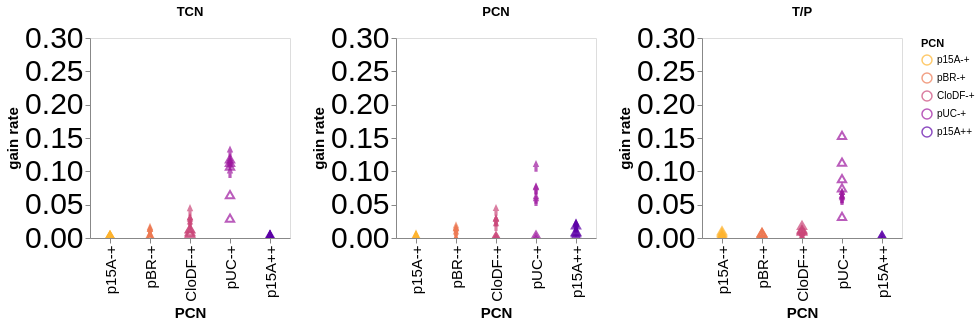

Notebook code for this chart:
### Code cell
TCN_gain = alt.Chart(combined_scatter_gain_DF).mark_point(size=70).encode(
    alt.X("PCN", axis=alt.Axis(labelFontSize=15, titleFontSize=15, grid=False), title='PCN'),
    alt.Y("rate_of_gain_log(transposon copy)", scale=alt.Scale(domain=[0, 0.3]), axis=alt.Axis(labelFontSize=30, titleFontSize=15, grid=False), title='gain rate'),
    color=alt.Color('PCN').scale(scheme=colorScheme,reverse=True),
    shape=alt.Shape('Kan:O', legend=None, scale=alt.Scale(range=['arrow', 'triangle']))
).properties(
    title='TCN',
    width=200,
    height=200
)

PCN_gain = alt.Chart(combined_scatter_gain_DF).mark_point(size=70).encode(
    alt.X("PCN", axis=alt.Axis(labelFontSize=15, titleFontSize=15, grid=False), title='PCN'),
    alt.Y("rate_of_gain_log(plasmid copy)", scale=alt.Scale(domain=[0, 0.3]), axis=alt.Axis(labelFontSize=30, titleFontSize=15, grid=False), title='gain rate'),
    color=alt.Color('PCN').scale(scheme=colorScheme,reverse=True),
    shape=alt.Shape('Kan:O', legend=None, scale=alt.Scale(range=['arrow', 'triangle']))
).properties(
    title='PCN',
    width=200,
    height=200
)

Ratio_gain = alt.Chart(combined_scatter_gain_DF).mark_point(size=70).encode(
    alt.X("PCN", axis=alt.Axis(labelFontSize=15, titleFontSize=15, grid=False), title='PCN'),
    alt.Y("rate_of_gain_log(T/P)", scale=alt.Scale(domain=[0, 0.3]), axis=alt.Axis(labelFontSize=30, titleFontSize=15, grid=False), title='gain rate'),
    color=alt.Color('PCN').scale(scheme=colorScheme,reverse=True),
   shape=alt.Shape('Kan:O', legend=None, scale=alt.Scale(range=['arrow', 'triangle']))
).properties(
    title='T/P',
    width=200,
    height=200
)

Gain_combined_chart = TCN_gain | PCN_gain | Ratio_gain

Gain_combined_chart.interactive()

### Figure 1 — Vega-Lite specification as saved in the notebook (floating-point values rounded to 4 significant figures)
{"config": {"view": {"continuousWidth": 300, "continuousHeight": 300}}, "hconcat": [{"mark": {"type": "point", "size": 70}, "encoding": {"color": {"field": "PCN", "scale": {"scheme": "plasma", "reverse": true}, "sort": ["p15A-+", "pBR-+", "CloDF-+", "pUC-+", "p15A++"], "type": "ordinal"}, "shape": {"field": "Kan", "legend": null, "scale": {"range": ["arrow", "triangle"]}, "type": "ordinal"}, "x": {"axis": {"grid": false, "labelFontSize": 15, "titleFontSize": 15}, "field": "PCN", "sort": ["p15A-+", "pBR-+", "CloDF-+", "pUC-+", "p15A++"], "title": "PCN", "type": "ordinal"}, "y": {"axis": {"grid": false, "labelFontSize": 30, "titleFontSize": 15}, "field": "rate_of_gain_log(transposon copy)", "scale": {"domain": [0, 0.3]}, "title": "gain rate", "type": "quantitative"}}, "height": 200, "name": "view_4", "title": "TCN", "width": 200}, {"mark": {"type": "point", "size": 70}, "encoding": {"color": {"field": "PCN", "scale": {"scheme": "plasma", "reverse": true}, "sort": ["p15A-+", "pBR-+", "CloDF-+", "pUC-+", "p15A++"], "type": "ordinal"}, "shape": {"field": "Kan", "legend": null, "scale": {"range": ["arrow", "triangle"]}, "type": "ordinal"}, "x": {"axis": {"grid": false, "labelFontSize": 15, "titleFontSize": 15}, "field": "PCN", "sort": ["p15A-+", "pBR-+", "CloDF-+", "pUC-+", "p15A++"], "title": "PCN", "type": "ordinal"}, "y": {"axis": {"grid": false, "labelFontSize": 30, "titleFontSize": 15}, "field": "rate_of_gain_log(plasmid copy)", "scale": {"domain": [0, 0.3]}, "title": "gain rate", "type": "quantitative"}}, "height": 200, "name": "view_5", "title": "PCN", "width": 200}, {"mark": {"type": "point", "size": 70}, "encoding": {"color": {"field": "PCN", "scale": {"scheme": "plasma", "reverse": true}, "sort": ["p15A-+", "pBR-+", "CloDF-+", "pUC-+", "p15A++"], "type": "ordinal"}, "shape": {"field": "Kan", "legend": null, "scale": {"range": ["arrow", "triangle"]}, "type": "ordinal"}, "x": {"axis": {"grid": false, "labelFontSize": 15, "titleFontSize": 15}, "field": "PCN", "sort": ["p15A-+", "pBR-+", "CloDF-+", "pUC-+", "p15A++"], "title": "PCN", "type": "ordinal"}, "y": {"axis": {"grid": false, "labelFontSize": 30, "titleFontSize": 15}, "field": "rate_of_gain_log(T/P)", "scale": {"domain": [0, 0.3]}, "title": "gain rate", "type": "quantitative"}}, "height": 200, "name": "view_6", "title": "T/P", "width": 200}], "data": {"name": "data-643f721b387ac13444518506b394fde6"}, "params": [{"name": "param_8", "select": {"type": "interval", "encodings": ["x", "y"]}, "bind": "scales", "views": ["view_4", "view_5", "view_6"]}], "$schema": "https://vega.github.io/schema/vega-lite/v5.20.1.json", "datasets": {"data-643f721b387ac13444518506b394fde6": [{"PCN": "p15A-+", "ExpRep": "1", "rate_of_gain_log(transposon copy)": 0.00221, "rate_of_gain_log(plasmid copy)": -0.007546, "rate_of_gain_log(T/P)": 0.003734, "Kan": 1, "averagePCN": 15.26}, {"PCN": "p15A-+", "ExpRep": "2", "rate_of_gain_log(transposon copy)": 0.00136, "rate_of_gain_log(plasmid copy)": -0.0002697, "rate_of_gain_log(T/P)": 0.006424, "Kan": 1, "averagePCN": 15.26}, {"PCN": "p15A-+", "ExpRep": "3", "rate_of_gain_log(transposon copy)": 0.00149, "rate_of_gain_log(plasmid copy)": 0.001125, "rate_of_gain_log(T/P)": 0.001082, "Kan": 1, "averagePCN": 15.26}, {"PCN": "p15A-+", "ExpRep": "4", "rate_of_gain_log(transposon copy)": 0.001775, "rate_of_gain_log(plasmid copy)": -0.002029, "rate_of_gain_log(T/P)": 0.0007771, "Kan": 1, "averagePCN": 15.26}, {"PCN": "p15A-+", "ExpRep": "5", "rate_of_gain_log(transposon copy)": 0.0008952, "rate_of_gain_log(plasmid copy)": -0.003589, "rate_of_gain_log(T/P)": 0.008747, "Kan": 1, "averagePCN": 15.26}, {"PCN": "pBR-+", "ExpRep": "1", "rate_of_gain_log(transposon copy)": 0.001482, "rate_of_gain_log(plasmid copy)": -0.004995, "rate_of_gain_log(T/P)": 0.006546, "Kan": 1, "averagePCN": 27.86}, {"PCN": "pBR-+", "ExpRep": "2", "rate_of_gain_log(transposon copy)": -0.001335, "rate_of_gain_log(plasmid copy)": -0.006664, "rate_of_gain_log(T/P)": 0.005208, "Kan": 1, "averagePCN": 27.86}, {"PCN": "pBR-+", "ExpRep": "3", "rate_of_gain_log(transposon copy)": -0.0005946, "rate_of_gain_log(plasmid copy)": -0.004204, "rate_of_gain_log(T/P)": 0.003681, "Kan": 1, "averagePCN": 27.86}, {"PCN": "pBR-+", "ExpRep": "4", "rate_of_gain_log(transposon copy)": -0.001853, "rate_of_gain_log(plasmid copy)": -0.007253, "rate_of_gain_log(T/P)": 0.00533, "Kan": 1, "averagePCN": 27.86}, {"PCN": "pBR-+", "ExpRep": "5", "rate_of_gain_log(transposon copy)": -0.0001354, "rate_of_gain_log(plasmid copy)": -0.005978, "rate_of_gain_log(T/P)": 0.005842, "Kan": 1, "averagePCN": 27.86}, {"PCN": "CloDF-+", "ExpRep": "1", "rate_of_gain_log(transposon copy)": 0.01219, "rate_of_gain_log(plasmid copy)": 0.001016, "rate_of_gain_log(T/P)": 0.01205, "Kan": 1, "averagePCN": 55.16}, {"PCN": "CloDF-+", "ExpRep": "2", "rate_of_gain_log(transposon copy)": 0.006115, "rate_of_gain_log(plasmid copy)": -0.002824, "rate_of_gain_log(T/P)": 0.009264, "Kan": 1, "averagePCN": 55.16}, {"PCN": "CloDF-+", "ExpRep": "3", "rate_of_gain_log(transposon copy)": 0.01185, "rate_of_gain_log(plasmid copy)": -0.004423, "rate_of_gain_log(T/P)": 0.01702, "Kan": 1, "averagePCN": 55.16}, {"PCN": "CloDF-+", "ExpRep": "4", "rate_of_gain_log(transposon copy)": 0.00507, "rate_of_gain_log(plasmid copy)": -0.005056, "rate_of_gain_log(T/P)": 0.01069, "Kan": 1, "averagePCN": 55.16}, {"PCN": "CloDF-+", "ExpRep": "5", "rate_of_gain_log(transposon copy)": 0.00808, "rate_of_gain_log(plasmid copy)": 0.0002283, "rate_of_gain_log(T/P)": 0.008635, "Kan": 1, "averagePCN": 55.16}, {"PCN": "pUC-+", "ExpRep": "1", "rate_of_gain_log(transposon copy)": 0.06329, "rate_of_gain_log(plasmid copy)": -0.004799, "rate_of_gain_log(T/P)": 0.0872, "Kan": 1, "averagePCN": 538.4}, {"PCN": "pUC-+", "ExpRep": "2", "rate_of_gain_log(transposon copy)": 0.1169, "rate_of_gain_log(plasmid copy)": -0.00873, "rate_of_gain_log(T/P)": 0.152, "Kan": 1, "averagePCN": 538.4}, {"PCN": "pUC-+", "ExpRep": "3", "rate_of_gain_log(transposon copy)": 0.1062, "rate_of_gain_log(plasmid copy)": -0.02188, "rate_of_gain_log(T/P)": 0.112, "Kan": 1, "averagePCN": 538.4}, {"PCN": "pUC-+", "ExpRep": "4", "rate_of_gain_log(transposon copy)": 0.02806, "rate_of_gain_log(plasmid copy)": -0.00179, "rate_of_gain_log(T/P)": 0.03073, "Kan": 1, "averagePCN": 538.4}, {"PCN": "pUC-+", "ExpRep": "5", "rate_of_gain_log(transposon copy)": 0.1116, "rate_of_gain_log(plasmid copy)": 0.002566, "rate_of_gain_log(T/P)": 0.07353, "Kan": 1, "averagePCN": 538.4}, {"PCN": "p15A++", "ExpRep": "1", "rate_of_gain_log(transposon copy)": -0.001394, "rate_of_gain_log(plasmid copy)": -0.004131, "rate_of_gain_log(T/P)": 0.001254, "Kan": 1, "averagePCN": 16.61}, {"PCN": "p15A++", "ExpRep": "2", "rate_of_gain_log(transposon copy)": 0.001012, "rate_of_gain_log(plasmid copy)": 0.001922, "rate_of_gain_log(T/P)": 0.001919, "Kan": 1, "averagePCN": 16.61}, {"PCN": "p15A++", "ExpRep": "3", "rate_of_gain_log(transposon copy)": 0.001461, "rate_of_gain_log(plasmid copy)": 0.008266, "rate_of_gain_log(T/P)": -0.002925, "Kan": 1, "averagePCN": 16.61}, {"PCN": "p15A++", "ExpRep": "4", "rate_of_gain_log(transposon copy)": 0.002948, "rate_of_gain_log(plasmid copy)": 0.01803, "rate_of_gain_log(T/P)": -0.009717, "Kan": 1, "averagePCN": 16.61}, {"PCN": "p15A++", "ExpRep": "5", "rate_of_gain_log(transposon copy)": 2.216e-05, "rate_of_gain_log(plasmid copy)": 0.006116, "rate_of_gain_log(T/P)": -0.00518, "Kan": 1, "averagePCN": 16.61}, {"PCN": "p15A-+", "ExpRep": "1", "rate_of_gain_log(transposon copy)": 0.0004237, "rate_of_gain_log(plasmid copy)": 0.0008305, "rate_of_gain_log(T/P)": -0.007004, "Kan": 0, "averagePCN": 15.26}, {"PCN": "p15A-+", "ExpRep": "2", "rate_of_gain_log(transposon copy)": 9.425e-05, "rate_of_gain_log(plasmid copy)": 0.001403, "rate_of_gain_log(T/P)": -0.006331, "Kan": 0, "averagePCN": 15.26}, {"PCN": "p15A-+", "ExpRep": "3", "rate_of_gain_log(transposon copy)": -0.000543, "rate_of_gain_log(plasmid copy)": -0.001177, "rate_of_gain_log(T/P)": 0.002002, "Kan": 0, "averagePCN": 15.26}, {"PCN": "p15A-+", "ExpRep": "4", "rate_of_gain_log(transposon copy)": -0.0004757, "rate_of_gain_log(plasmid copy)": -0.0004924, "rate_of_gain_log(T/P)": 0.0007021, "Kan": 0, "averagePCN": 15.26}, {"PCN": "p15A-+", "ExpRep": "5", "rate_of_gain_log(transposon copy)": -0.0003305, "rate_of_gain_log(plasmid copy)": 0.003129, "rate_of_gain_log(T/P)": -0.003004, "Kan": 0, "averagePCN": 15.26}, {"PCN": "pBR-+", "ExpRep": "1", "rate_of_gain_log(transposon copy)": 0.01092, "rate_of_gain_log(plasmid copy)": 0.01204, "rate_of_gain_log(T/P)": -0.0006262, "Kan": 0, "averagePCN": 27.86}, {"PCN": "pBR-+", "ExpRep": "2", "rate_of_gain_log(transposon copy)": 0.003539, "rate_of_gain_log(plasmid copy)": 0.005855, "rate_of_gain_log(T/P)": -0.002134, "Kan": 0, "averagePCN": 27.86}, {"PCN": "pBR-+", "ExpRep": "3", "rate_of_gain_log(transposon copy)": 0.01283, "rate_of_gain_log(plasmid copy)": 0.01511, "rate_of_gain_log(T/P)": -0.00172, "Kan": 0, "averagePCN": 27.86}, {"PCN": "pBR-+", "ExpRep": "4", "rate_of_gain_log(transposon copy)": 0.01003, "rate_of_gain_log(plasmid copy)": 0.01087, "rate_of_gain_log(T/P)": -0.0004183, "Kan": 0, "averagePCN": 27.86}, {"PCN": "pBR-+", "ExpRep": "5", "rate_of_gain_log(transposon copy)": 0.00969, "rate_of_gain_log(plasmid copy)": 0.01087, "rate_of_gain_log(T/P)": -0.0007295, "Kan": 0, "averagePCN": 27.86}, {"PCN": "CloDF-+", "ExpRep": "1", "rate_of_gain_log(transposon copy)": 0.04094, "rate_of_gain_log(plasmid copy)": 0.0412, "rate_of_gain_log(T/P)": 0.003266, "Kan": 0, "averagePCN": 55.16}, {"PCN": "CloDF-+", "ExpRep": "2", "rate_of_gain_log(transposon copy)": 0.02501, "rate_of_gain_log(plasmid copy)": 0.02597, "rate_of_gain_log(T/P)": 0.0008507, "Kan": 0, "averagePCN": 55.16}, {"PCN": "CloDF-+", "ExpRep": "3", "rate_of_gain_log(transposon copy)": 0.0274, "rate_of_gain_log(plasmid copy)": 0.02505, "rate_of_gain_log(T/P)": 0.004253, "Kan": 0, "averagePCN": 55.16}, {"PCN": "CloDF-+", "ExpRep": "4", "rate_of_gain_log(transposon copy)": 0.02087, "rate_of_gain_log(plasmid copy)": 0.01821, "rate_of_gain_log(T/P)": 0.004638, "Kan": 0, "averagePCN": 55.16}, {"PCN": "CloDF-+", "ExpRep": "5", "rate_of_gain_log(transposon copy)": 0.02724, "rate_of_gain_log(plasmid copy)": 0.02533, "rate_of_gain_log(T/P)": 0.00465, "Kan": 0, "averagePCN": 55.16}, {"PCN": "pUC-+", "ExpRep": "1", "rate_of_gain_log(transposon copy)": 0.1124, "rate_of_gain_log(plasmid copy)": 0.05897, "rate_of_gain_log(T/P)": 0.06573, "Kan": 0, "averagePCN": 538.4}, {"PCN": "pUC-+", "ExpRep": "2", "rate_of_gain_log(transposon copy)": 0.09762, "rate_of_gain_log(plasmid copy)": 0.05574, "rate_of_gain_log(T/P)": 0.06007, "Kan": 0, "averagePCN": 538.4}, {"PCN": "pUC-+", "ExpRep": "3", "rate_of_gain_log(transposon copy)": 0.1157, "rate_of_gain_log(plasmid copy)": 0.07249, "rate_of_gain_log(T/P)": 0.06513, "Kan": 0, "averagePCN": 538.4}, {"PCN": "pUC-+", "ExpRep": "4", "rate_of_gain_log(transposon copy)": 0.129, "rate_of_gain_log(plasmid copy)": 0.1072, "rate_of_gain_log(T/P)": 0.05972, "Kan": 0, "averagePCN": 538.4}, {"PCN": "pUC-+", "ExpRep": "5", "rate_of_gain_log(transposon copy)": 0.11, "rate_of_gain_log(plasmid copy)": 0.07356, "rate_of_gain_log(T/P)": 0.05737, "Kan": 0, "averagePCN": 538.4}, {"PCN": "p15A++", "ExpRep": "1", "rate_of_gain_log(transposon copy)": 0.002403, "rate_of_gain_log(plasmid copy)": 0.01594, "rate_of_gain_log(T/P)": -0.01051, "Kan": 0, "averagePCN": 16.61}, {"PCN": "p15A++", "ExpRep": "2", "rate_of_gain_log(transposon copy)": 0.002785, "rate_of_gain_log(plasmid copy)": 0.009981, "rate_of_gain_log(T/P)": -0.003724, "Kan": 0, "averagePCN": 16.61}, {"PCN": "p15A++", "ExpRep": "3", "rate_of_gain_log(transposon copy)": 0.001444, "rate_of_gain_log(plasmid copy)": 0.01992, "rate_of_gain_log(T/P)": -0.01639, "Kan": 0, "averagePCN": 16.61}, {"PCN": "p15A++", "ExpRep": "4", "rate_of_gain_log(transposon copy)": 0.001002, "rate_of_gain_log(plasmid copy)": 0.01714, "rate_of_gain_log(T/P)": -0.01543, "Kan": 0, "averagePCN": 16.61}, {"PCN": "p15A++", "ExpRep": "5", "rate_of_gain_log(transposon copy)": 0.002209, "rate_of_gain_log(plasmid copy)": 0.01876, "rate_of_gain_log(T/P)": -0.01385, "Kan": 0, "averagePCN": 16.61}]}}
